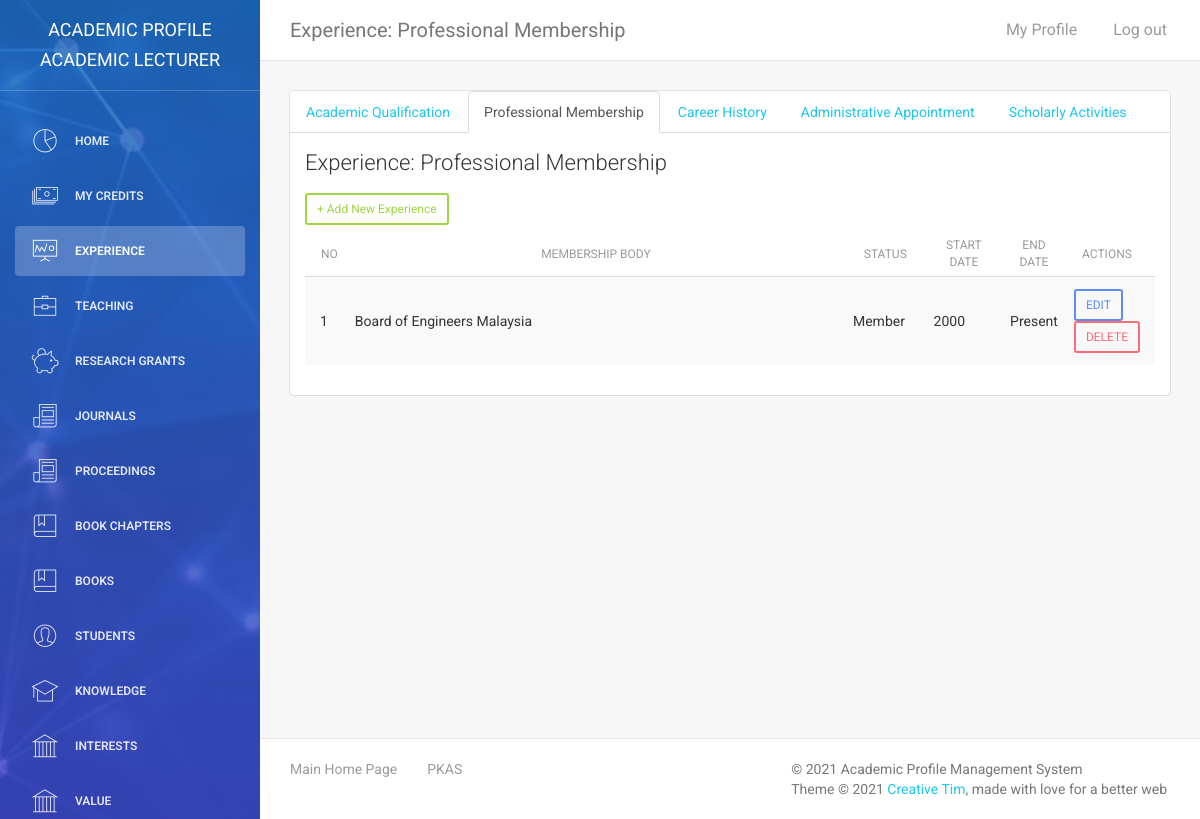
The page /kalai_panel/experience_pm.php (signed in) on the database its author committed.
### tables this page shows
CREATE TABLE `tbl_pro_member` (
  `id` int(11) NOT NULL,
  `membership_body` varchar(255) DEFAULT NULL,
  `membership_status` varchar(255) DEFAULT NULL,
  `membership_startdate` varchar(255) DEFAULT NULL,
  `membership_enddate` varchar(255) DEFAULT NULL,
  `super_owner` varchar(255) DEFAULT NULL
);

### kalai_panel/assets/php/chk-session.php (called while the page is built, shortened)
<?php
include("connectdb.php");
$user_check = $_SESSION['user_login'];
$user_role = $_SESSION['user_role'];
if($user_role == "Admin" || $user_role == "Super Admin" || $user_role == "Academic Lecturer" || $user_role == "Consultant" || $user_role == "Teacher"){
    $ses_sql = mysqli_query($conn,"select admin_id, admin_name, role, university, plan, credits from tbl_admin where admin_id = '$user_check'");
    $row = mysqli_fetch_array($ses_sql,MYSQLI_ASSOC);
    $login_super_owner = $row['admin_id'];
    $user_role= $row['role'];
}else if($user_role == "Student"){
    $ses_sql = mysqli_query($conn,"select std_reg_num, std_name, super_owner from tbl_students where std_reg_num = '$user_check' ");
   $row = mysqli_fetch_array($ses_sql,MYSQLI_ASSOC);
   $login_session = $row['std_reg_num'];
   $your_name = $row['std_name'];
   $login_super_owner = $row['super_owner'];
   $user_role = "Student";
   $navbar = "student-navbar.php";
   if(!isset($_SESSION['user_login'])){
      header("location:login.php");
   }
}else{
    header("location:login.php");
}
?>

### kalai_panel/experience_pm.php (the view, shortened to what this page needs)
<?php
require_once("assets/php/chk-session.php");
require_once("assets/php/connectdb.php");
?>
<!doctype html>
<html lang="en">
<head>
    <link href="assets/css/bootstrap.min.css" rel="stylesheet" />
    <link href="assets/css/animate.min.css" rel="stylesheet"/>
    <link href="assets/css/light-bootstrap-dashboard.css?v=1.4.0" rel="stylesheet"/>
	<link rel="stylesheet" type="text/css" href="https://cdn.datatables.net/1.10.19/css/dataTables.bootstrap4.min.css">
    <link href="https://maxcdn.bootstrapcdn.com/font-awesome/4.2.0/css/font-awesome.min.css" rel="stylesheet">
    <link href="assets/css/pe-icon-7-stroke.css" rel="stylesheet" />
</head>
<body>
<div class="wrapper">
    <div class="sidebar" data-color="blue" data-image="assets/img/sidebar-3.jpg">
    	<div class="sidebar-wrapper">
            <div class="logo">
                <a href="index.php" class="simple-text">
                    Academic Profile <?php echo $user_role;?>
                </a>
            </div>
            <?php $navactive = 2; include("assets/php/Admin-navbar.php");?>
    	</div>
    </div>
    <div class="main-panel">
        <nav class="navbar navbar-default navbar-fixed">
            <div class="container-fluid">
                <div class="navbar-header">
                    <a class="navbar-brand" href="experience_pm.php">Experience: Professional Membership</a>
                </div>
                <div class="collapse navbar-collapse">
                    <ul class="nav navbar-nav navbar-left">
                        <li>
                            <a href="#" class="dropdown-toggle" data-toggle="dropdown">
                            </a>
                        </li>
                    </ul>
                    <ul class="nav navbar-nav navbar-right">
                        <li>
                           <a href="my-profile.php">
                               <p>My Profile</p>
                            </a>
                        </li>
                        <li>
                            <a href="logout.php">
                                <p>Log out</p>
                            </a>
                        </li>
                    </ul>
                </div>
            </div>
        </nav>
        <div class="content">
            <div class="container-fluid">
                <div class="row">
                    <div class="col-md-12">
                        <div class="card">
                            <ul class="nav nav-tabs">
                                <li><a href="experience_aq.php">Academic Qualification</a></li>
                                <li class="active"><a href="experience_pm.php">Professional Membership</a></li>
                                <li><a href="experience_ch.php">Career History</a></li>
                                <li><a href="experience_aa.php">Administrative Appointment</a></li>
                                <li><a href="experience_sa.php">Scholarly Activities</a></li>
                            </ul>
                            <div class="header">
                                <h4 class="title">Experience: Professional Membership</h4>
                            </div>
                            <div class="content table-responsive">
                                <table id="tlist" class="table table-hover table-striped">
                                    <thead>
                                        <th width="5%" style="text-align:center">No</th>
                                    	<th width="75%" style="text-align:center">Membership Body</th>
                                    	<th width="10%" style="text-align:center">Status</th>
                                    	<th width="10%" style="text-align:center">Start Date</th>
                                        <th width="10%" style="text-align:center">End Date</th>
                                        <th width="10%" style="text-align:center">Actions</th>
                                    </thead>
                                    <tbody>
                                    <button type= "button" data-toggle="modal" data-target="#AddData" class="add-data btn btn-success btn-sm">+ Add New Experience</button>
                                        <?php
                                        $sql = mysqli_query($conn, "SELECT * from tbl_pro_member WHERE super_owner='$login_super_owner' ORDER BY id DESC");
                                        $rows = mysqli_num_rows($sql);
                                        if($rows){
                                            $count = 1;
                                            while($row=mysqli_fetch_array($sql)){
                                        ?>
                                        <tr>
                                            <td><?php echo $count++;?></td>
                                        	<td><?php echo $row['membership_body'];?></td>
                                        	<td><?php echo $row['membership_status'];?></td>
                                            <td><?php echo $row['membership_startdate'];?></td>
                                            <td><?php echo $row['membership_enddate'];?></td>
                                            <td><button type="button" data-toggle="modal" data-id="<?php echo $row['id'];?>" data-member="<?php echo $row['membership_body'];?>"
                                            data-status="<?php echo $row['membership_status'];?>" data-startdate="<?php echo $row['membership_startdate'];?>" data-enddate="<?php echo $row['membership_enddate'];?>" data-target="#EditData" class="edit-data btn btn-primary btn-sm">EDIT</button>
                                            <button type="button" data-toggle="modal" data-id="<?php echo $row['id'];?>" data-target="#ConfirmDelete" class="delete-data btn btn-danger btn-sm">DELETE</button></td>
                                        </tr>
                                        <?php } } ?>
                                    </tbody>
                                </table>
                            </div>
                        </div>
                    </div>
                </div>
            </div>
        </div>
        <footer class="footer">
            <div class="container-fluid">
                <nav class="pull-left">
                    <ul>
                        <li>
                            <a href="../index.php">
                                Main Home Page
                            </a>
                        </li>
                        <li>
                            <a href="http://www.ukm.my/pkas/">
                                PKAS
                            </a>
                        </li>
                    </ul>
                </nav>
                <p class="copyright pull-right">
                    &copy; <script>document.write(new Date().getFullYear())</script> Academic Profile Management System<br>
                    Theme &copy; <script>document.write(new Date().getFullYear())</script> <a href="http://www.creative-tim.com">Creative Tim</a>, made with love for a better web
                </p>
            </div>
        </footer>
    </div>
</div>
</body>
</html>

### rows shown on the page
tbl_pro_member: membership_body "Board of Engineers Malaysia", membership_status "Member", membership_startdate "2000", membership_enddate "Present"

### other values the page prints
$user_role "ACADEMIC LECTURER"
